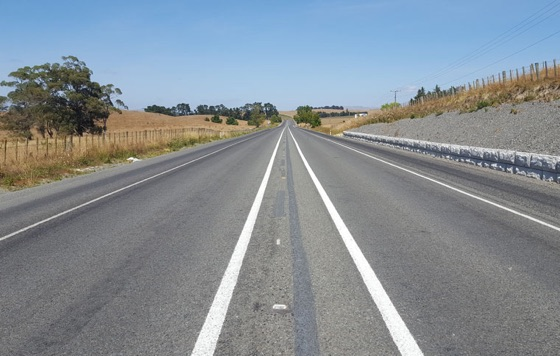
#> input picture images/card-roading.jpg, 560 x 356 px
$ python 3channelgray.py
#> lines starting #> are read from the running program, lines starting #| are printed output that depends on the picture
#Generate 3 channel gray image
import cv2

image = cv2.imread("card-roading.jpg")
#> image is the input picture: shape (356, 560, 3); mean B, G, R 149.3, 142.2, 133.4
image_gray = cv2.cvtColor(image, cv2.COLOR_BGR2GRAY)
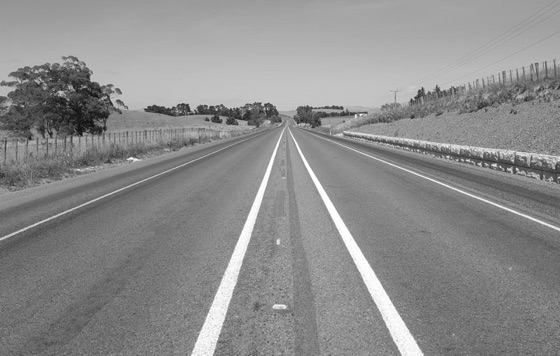
#> image_gray: shape (356, 560); min 8, max 255, mean 140.4
image_gray = cv2.cvtColor(image_gray, cv2.COLOR_GRAY2BGR)
#> image_gray: shape (356, 560, 3)
cv2.imwrite('road_gray_560_356.bmp',image_gray)

$ run again, with images/curved-lane.jpg copied over images/card-roading.jpg
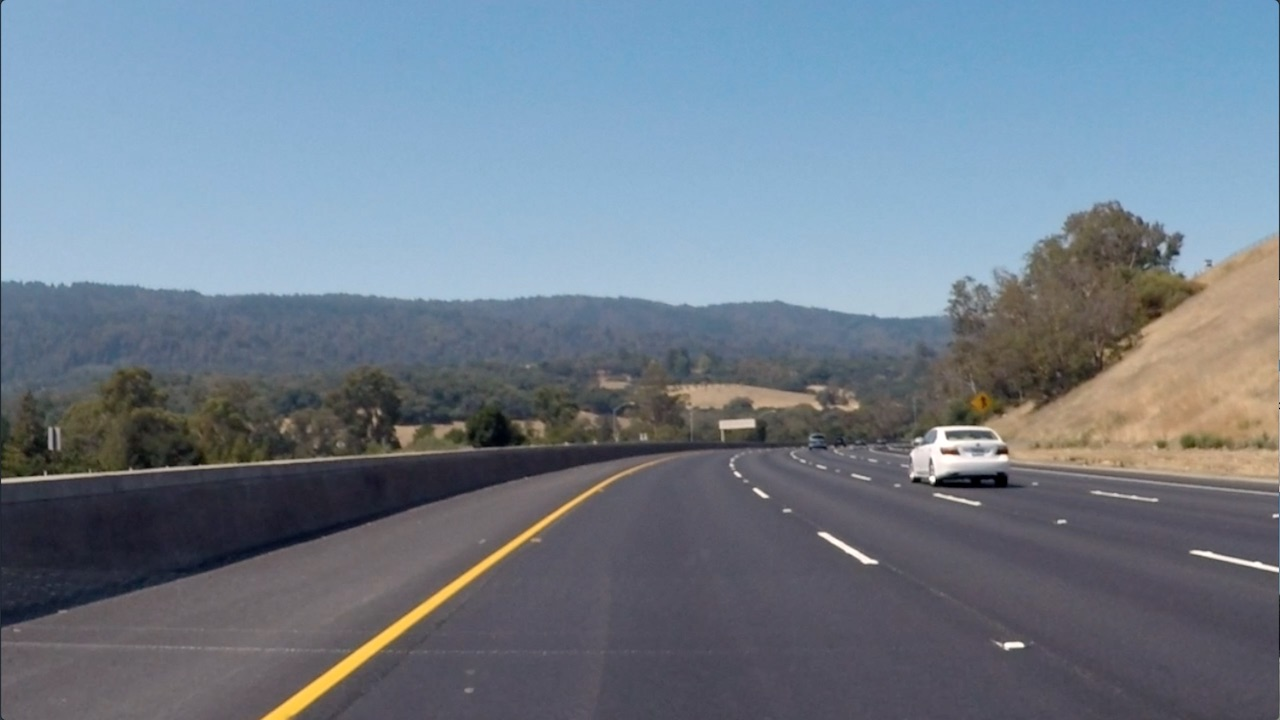
#> input picture images/curved-lane.jpg, 1280 x 720 px
#> image is the input picture: shape (720, 1280, 3); mean B, G, R 138.7, 125, 112.1
#> `image_gray = cv2.cvtColor(image, cv2.COLOR_BGR2GRAY)`:
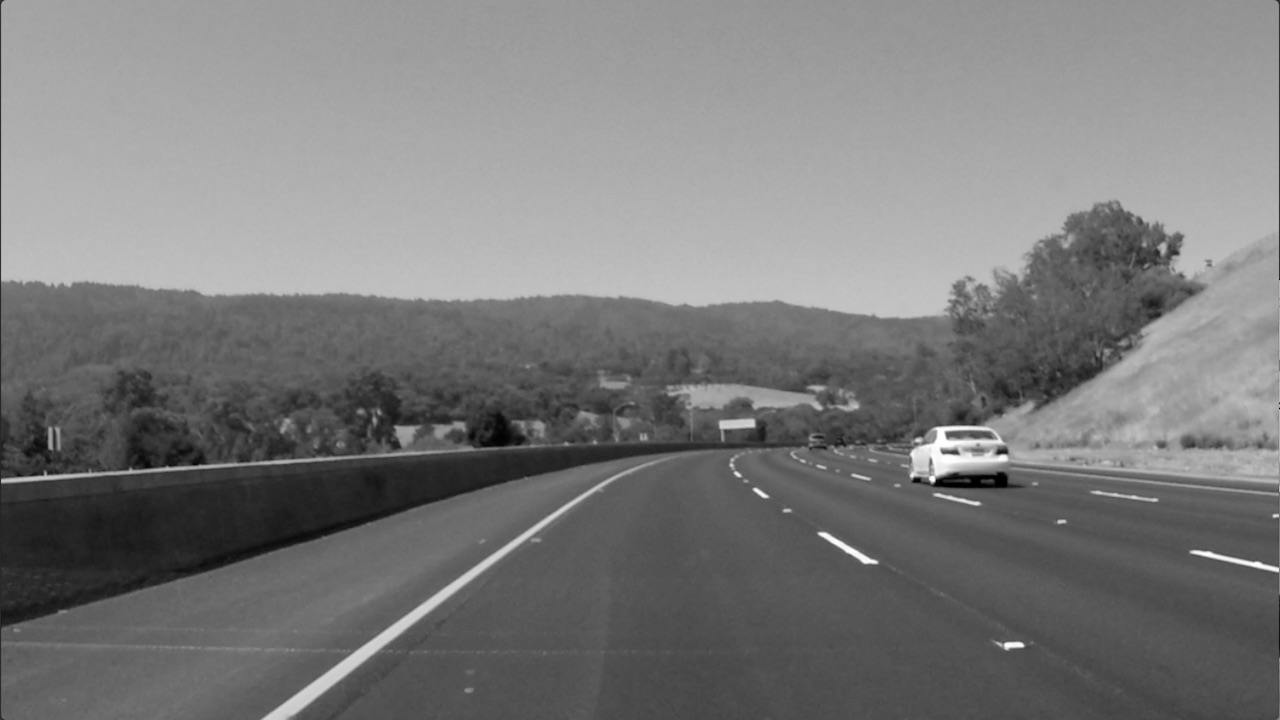
#> image_gray: shape (720, 1280); min 0, max 255, mean 122.7

$ run again, with images/Cathedral300_Input.bmp saved as images/card-roading.jpg
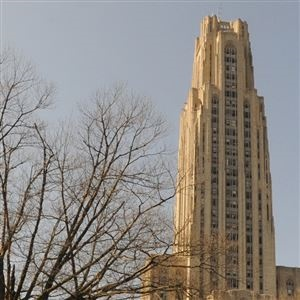
#> input picture images/Cathedral300_Input.bmp, 300 x 300 px
#> image is the input picture: shape (300, 300, 3); mean B, G, R 133, 137.3, 141.7
#> `image_gray = cv2.cvtColor(image, cv2.COLOR_BGR2GRAY)`:
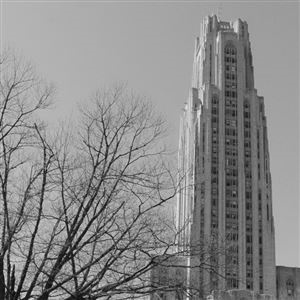
#> image_gray: shape (300, 300); min 1, max 235, mean 138.1

$ run again, with images/Cathedral_Input.bmp saved as images/card-roading.jpg
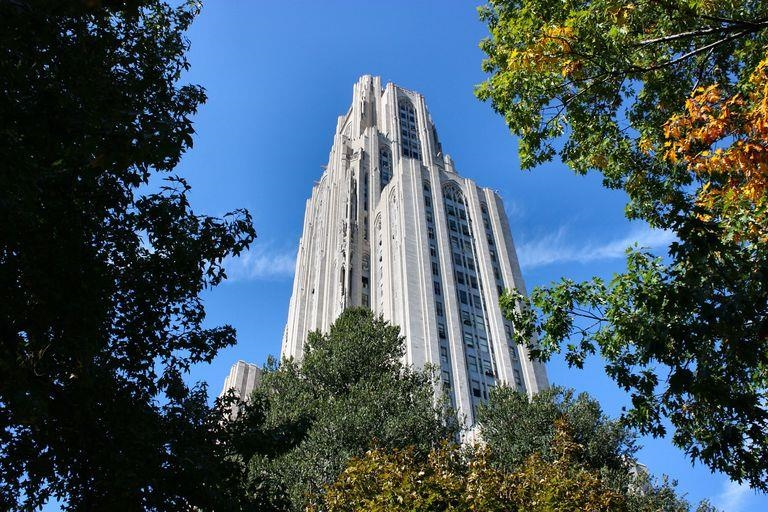
#> input picture images/Cathedral_Input.bmp, 768 x 512 px
#> image is the input picture: shape (512, 768, 3); mean B, G, R 98.9, 86.8, 67.8
#> `image_gray = cv2.cvtColor(image, cv2.COLOR_BGR2GRAY)`:
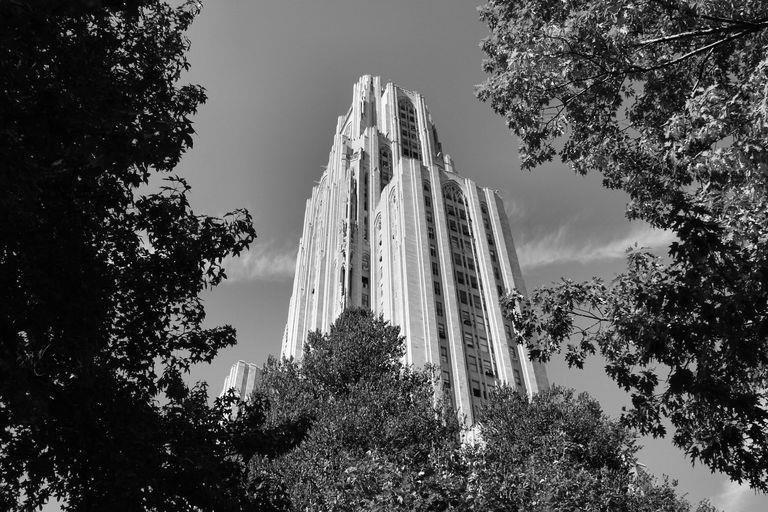
#> image_gray: shape (512, 768); min 0, max 255, mean 82.5
